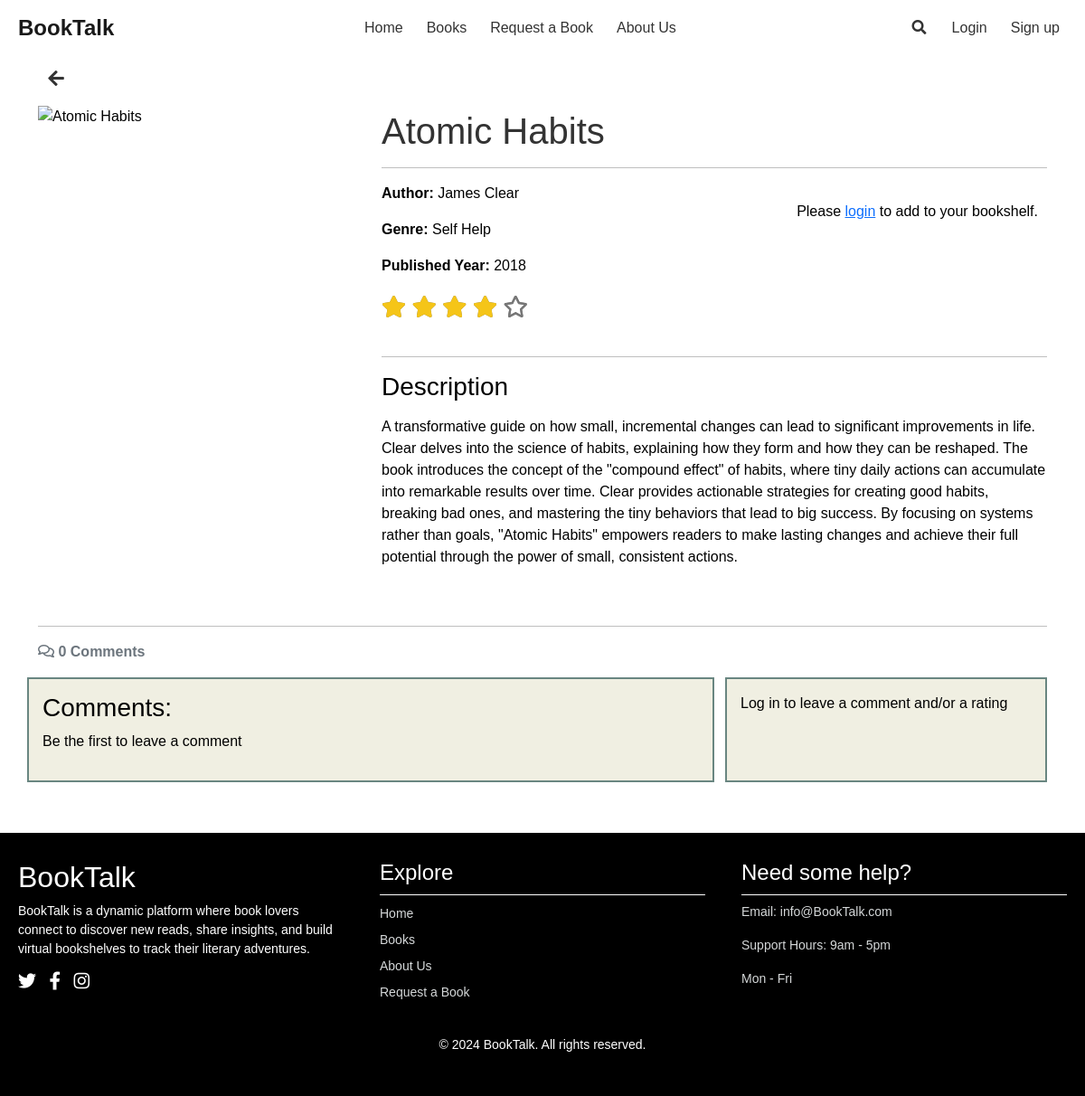
Screenshot of /books/atomic-habits/ with the database file from the repository.
### books/models.py (models this page shows, shortened)
class Book(models.Model):
    genre = models.ForeignKey(Genre, on_delete=models.SET_NULL, null=True)
    author = models.ForeignKey(Author, on_delete=models.SET_NULL, null=True)
    id = models.UUIDField(primary_key=True, default=uuid.uuid4, editable=False)
    title = models.CharField(max_length=60)
    published_year = models.IntegerField()
    cover_image = CloudinaryField('image', default='placeholder')
    description = models.TextField(max_length= 1000, blank=True, null=True)
    slug = models.SlugField(max_length=60, unique=True, blank=True, null=True)
    created_on = models.DateTimeField(auto_now_add=True)
    last_updated = models.DateTimeField(auto_now=True)
    class Meta:
        ordering =["-published_year"]

class Author(models.Model):
    name = models.CharField(max_length=50, unique=True)
    birth_date = models.DateField(null=True, blank=True)
    nationality = models.CharField(max_length=25, blank=True)
    class Meta:
        ordering =["name"]
    def __str__(self):
        return self.name

class Genre(models.Model):
    name = models.CharField(max_length=50, unique=True)
    description = models.TextField(blank=True)
    class Meta:
        ordering =["name"]
    def __str__(self):
        return self.name

### books/views.py (the view)
# urls.py: path('books/<slug:slug>/', views.book_detail, name='book_detail'),
def book_detail(request, slug):
    queryset = Book.objects.all()
    book = get_object_or_404(queryset, slug=slug)
    in_bookshelf = False
    if request.user.is_authenticated:
        in_bookshelf = Bookshelf.objects.filter(user=request.user, book=book).exists()
    comments = book.comments.all().order_by("-created_on")
    comment_count = book.comments.filter(approved=True).count()
    if request.method == "POST":
        comment_form = CommentForm(data=request.POST)
        if comment_form.is_valid():
            comment = comment_form.save(commit=False)
            comment.user = request.user
            comment.book = book
            comment.save()
            messages.add_message(
                request, messages.SUCCESS,
                'Your comment has been submitted and is awaiting approval'
            )
            print("Comment submitted successfully")
            return HttpResponseRedirect(reverse('book_detail', args=[slug]))
    else:
        comment_form = CommentForm()
    book_ratings = Rating.objects.filter(book=book).exclude(rating=-1).values_list('rating', flat=True)
    total_ratings = Rating.objects.filter(book=book).count()
    if book_ratings:
        average_rating = sum(book_ratings) / len(book_ratings)
        average_rating = round(average_rating, 1)
    else:
        average_rating = None
    if request.method == "POST":
        rating_form = RatingForm(data=request.POST)
        if rating_form.is_valid():
            rating_value = rating_form.cleaned_data['rating']
            rating, created = Rating.objects.get_or_create(user=request.user, book=book)
            rating.rating = rating_value
            rating.save()
            print("Rating submitted successfully")
            book_ratings = Rating.objects.filter(book=book).exclude(rating=-1).values_list('rating', flat=True)
            if book_ratings:
                average_rating = sum(book_ratings) / len(book_ratings)
                total_ratings = Rating.objects.filter(book=book).count()
            else:
                average_rating = None
            if request.headers.get('x-requested-with') == 'XMLHttpRequest':
                return JsonResponse({'message': 'Rating submitted successfully',
                                     'user_rating': rating_value,
                                     'average_rating': average_rating,
                                     'total_ratings': total_ratings,
                                     })
            return HttpResponseRedirect(reverse('book_detail', args=[slug]))
    else:
        rating_form = RatingForm()
    user_rating = None
    if request.user.is_authenticated:
        user_rating_obj = Rating.objects.filter(book=book, user=request.user).first()
        if user_rating_obj:
            user_rating = user_rating_obj.rating
    return render(request, "books/book_detail.html", {
        "book": book,
        "in_bookshelf": in_bookshelf,
        "comments": comments,
        "comment_count": comment_count,
        "comment_form": comment_form,
        "rating_form": rating_form,
        "user_rating": user_rating,
        "average_rating": average_rating,
        "total_ratings": total_ratings,
        },
    )

### books/templates/books/book_detail.html (shortened to what this page needs)
{% extends "base.html" %}
{% block content %}
{% load static %}
{% load crispy_forms_tags %}
<div class="container mt-1">
    <div class="return-button">
        <button class="back-button" onclick="goBack()">
            <i class="fas fa-arrow-left"></i>
        </button>
    </div>
    <div class="row">
        <div class="col-md-4">
            {% if book.cover_image.url == 'https://res.cloudinary.com/dmnnucsdm/image/upload/placeholder' %}
                <img class="img-fluid" src="{% static 'images/book_default.jpg' %}" alt="placeholder Image">
            {% else %}
                <img class="img-fluid" src="{{ book.cover_image.url }}" alt="{{ book.title }}">
            {% endif %}
        </div>
        <div class="col-md-8 mb-4">
            <h1 class="title">{{ book.title }}</h1>
            <hr>
            <div class="details">
                <p><strong>Author:</strong> {{ book.author }}</p>
                <p><strong>Genre:</strong> {{ book.genre }}</p>
                <p><strong>Published Year:</strong> {{ book.published_year }}</p>
                <div class="book-star-ratings">
                    <div class="star-ratings-background">
                        <ul class="book-stars">
                            <li><i class="far fa-star book-rating-icon"></i></li>
                            <li><i class="far fa-star book-rating-icon"></i></li>
                            <li><i class="far fa-star book-rating-icon"></i></li>
                            <li><i class="far fa-star book-rating-icon"></i></li>
                            <li><i class="far fa-star book-rating-icon"></i></li>
                        </ul>
                    </div>
                    <div class="star-ratings-foreground">
                        <ul class="book-stars">
                            <li><i class="fa-star book-rating-star far" data-value="1"></i></li>
                            <li><i class="fa-star book-rating-star far" data-value="2"></i></li>
                            <li><i class="fa-star book-rating-star far" data-value="3"></i></li>
                            <li><i class="fa-star book-rating-star far" data-value="4"></i></li>
                            <li><i class="fa-star book-rating-star far" data-value="5"></i></li>
                        </ul>
                    </div>
                </div>
                <div id="average-rating">
                    {% if average_rating == None %}
                        <p>No ratings</p>
                    {% else %}
                        {% if total_ratings == 1 %}
                            <p>{{ average_rating }} from {{ total_ratings }} rating</p>
                        {% else %}
                            <p>{{ average_rating }} from {{ total_ratings }} ratings</p>
                        {% endif %}
                    {% endif %}
                </div>
                <div id="bookshelf-buttons">
                    {% if request.user.is_authenticated %}
                        {% if in_bookshelf %}
                            <form action="{% url 'remove_from_bookshelf' book.slug %}" method="post">
                                {% csrf_token %}
                                <button id="remove-from-bookshelf" class="btn btn-secondary" data-book-slug="{{ book.slug }}">Remove from Bookshelf</button>
                            </form>
                        {% else %}
                            <form action="{% url 'add_to_bookshelf' book.slug %}" method="post">
                                {% csrf_token %}
                                <button id="add-to-bookshelf" class="btn btn-secondary" data-book-slug="{{ book.slug }}">Add to Bookshelf</button>
                            </form>
                        {% endif %}
                    {% else %}
                        <p>Please <a href="{% url 'account_login' %}">login</a> to add to your bookshelf.</p>
                    {% endif %}
                </div>
                <hr>
                <h3>Description</h3>
                <p>{{ book.description|safe }}</p>
            </div>
        </div>
    </div>
    <div class="user-interactions-container">
        <div class="row mt-2">
            <div class="col-12">
                <hr>
                <strong class="text-secondary">
                    {% if comment_count == 1 %}
                        <i class="far fa-comments"></i> {{ comment_count }} Comment
                    {% else %}
                        <i class="far fa-comments"></i> {{ comment_count }} Comments
                    {% endif %}
                </strong>
            </div>
        </div>
        <div class="row gutters mt-3 d-flex align-items-stretch">
            <div class="col-md-8 mb-3 comment-container">
                <h3>Comments:</h3>
                {% if comment_count == 0 %}
                    <p>Be the first to leave a comment</p>
                {% endif %}
            </div>
            <div class="col-md-4 d-flex flex-column">
                <div class="add-comment-card mb-3 flex-grow-1">
                    <div class="card-body">
                        {% if user.is_authenticated %}
                            <h3>Leave a comment:</h3>
                            <span><i class="far fa-user"></i> {{ user.username }}</span>
                            <form id="commentForm" method="post">
                                {{ comment_form | crispy }}
                                {% csrf_token %}
                                <button id="submitButton" type="submit" class="btn btn-secondary btn-lg mt-2">Submit</button>
                            </form>
                            <div class="row mt-4">
                                <div class="col-12">
                                    <hr>
                                    <strong>Please rate this book:</strong>
                                    <div class="rating-stars mt-2">
                                        <form id="ratingForm1" class="star-form" method="POST">
                                            {% csrf_token %}
                                            <input type="hidden" name="rating" value="1">
                                            <button type="submit" class="far fa-star star-icon" data-value="1"></button>
                                        </form>
                                        <form id="ratingForm2" class="star-form" method="POST">
                                            {% csrf_token %}
                                            <input type="hidden" name="rating" value="2">
                                            <button type="submit" class="far fa-star star-icon" data-value="2"></button>
                                        </form>
                                        <form id="ratingForm3" class="star-form" method="POST">
                                            {% csrf_token %}
                                            <input type="hidden" name="rating" value="3">
                                            <button type="submit" class="far fa-star star-icon" data-value="3"></button>
                                        </form>
                                        <form id="ratingForm4" class="star-form" method="POST">
                                            {% csrf_token %}
                                            <input type="hidden" name="rating" value="4">
                                            <button type="submit" class="far fa-star star-icon" data-value="4"></button>
                                        </form>
                                        <form id="ratingForm5" class="star-form" method="POST">
                                            {% csrf_token %}
                                            <input type="hidden" name="rating" value="5">
                                            <button type="submit" class="far fa-star star-icon" data-value="5"></button>
                                        </form>
                                    </div>
                                    <div class="mt-2">
                                        <p>Your rating: <span id="user-rating">{{ user_rating }}</span></p>
                                    </div>
                                </div>
                            </div>
                        {% else %}
                            <p>Log in to leave a comment and/or a rating</p>
                        {% endif %}
                    </div>
                </div>
            </div>
        </div>
    </div>
</div>
{% endblock %}

### static/css/styles.css (style rules this page uses)
body { font-family: Arial, sans-serif; margin: 0; padding: 0; background-color: #ffffff; color: #000000; display: flex; flex-direction: column; min-height: 100vh; }
#average-rating p { color: #fff; padding-left: 5px; margin-bottom: 5px; font-size: small; }
.card-body { overflow: hidden; padding: 15px 15px; }
.title, .author { color: #333; }
.return-button { position: relative; margin-bottom: 10px; }
.back-button { display: inline-block; width: 40px; height: 40px; border-radius: 50%; background-color: rgba(255, 255, 255, 0.70); border: none; color: #333; font-size: 20px; line-height: 40px; text-align: center; cursor: pointer; transition: background-color 0.3s ease; }
.back-button i { position: relative; }
.title { margin-top: 5px; }
.book-star-ratings { display: inline-block; position: relative; font-size: 24px; color: #777777; }
.star-ratings-background { position: absolute; top: 0; left: 0; }
.star-ratings-foreground { position: relative; top: 0; left: 0; }
.star-ratings-background .book-stars, .star-ratings-foreground .book-stars { list-style-type: none; padding: 0; margin: 0; }
.book-stars li { display: inline-block; text-align: center; }
.book-rating-star { color: #777777; }
.book-rating-star.fas { color: #f5c518; }
.user-interactions-container { align-content: center; }
.comment-container { border: 2px solid #698681; background-color: #f0efe2; padding: 15px; max-height: 600px; overflow-y: scroll; }
.gutters { --bs-gutter-x: 0rem; }
.add-comment-card { border: 2px solid #698681; background-color: #f0efe2; max-height: 600px; }
.details { position: relative; }
#bookshelf-buttons { position: static; margin-top: 10px; }
@media (min-width: 768px) { .gutters { --bs-gutter-x: 1.5rem; } }
@media (min-width: 768px) { #bookshelf-buttons { position: absolute; top: 10px; right: 10px; } }

### rows the page displays
Book: title "Atomic Habits", author "James Clear", genre "Self Help", published_year "2018", description "A transformative guide on how small, incremental changes can lead to significant improvements in life. Clear delves into the science of habits, explaining how they form and how they can be reshaped. The book introduces the concept of the \"compound effect\" of habits, where tiny daily actions can accumulate into remarkable results over time. Clear provides actionable strategies for creating good habits, breaking bad ones, and mastering the tiny behaviors that lead to big success. By focusing on systems rather than goals, \"Atomic Habits\" empowers readers to make lasting changes and achieve their full potential through the power of small, consistent actions."

### other values shown
{{ comment_count }} "0"
